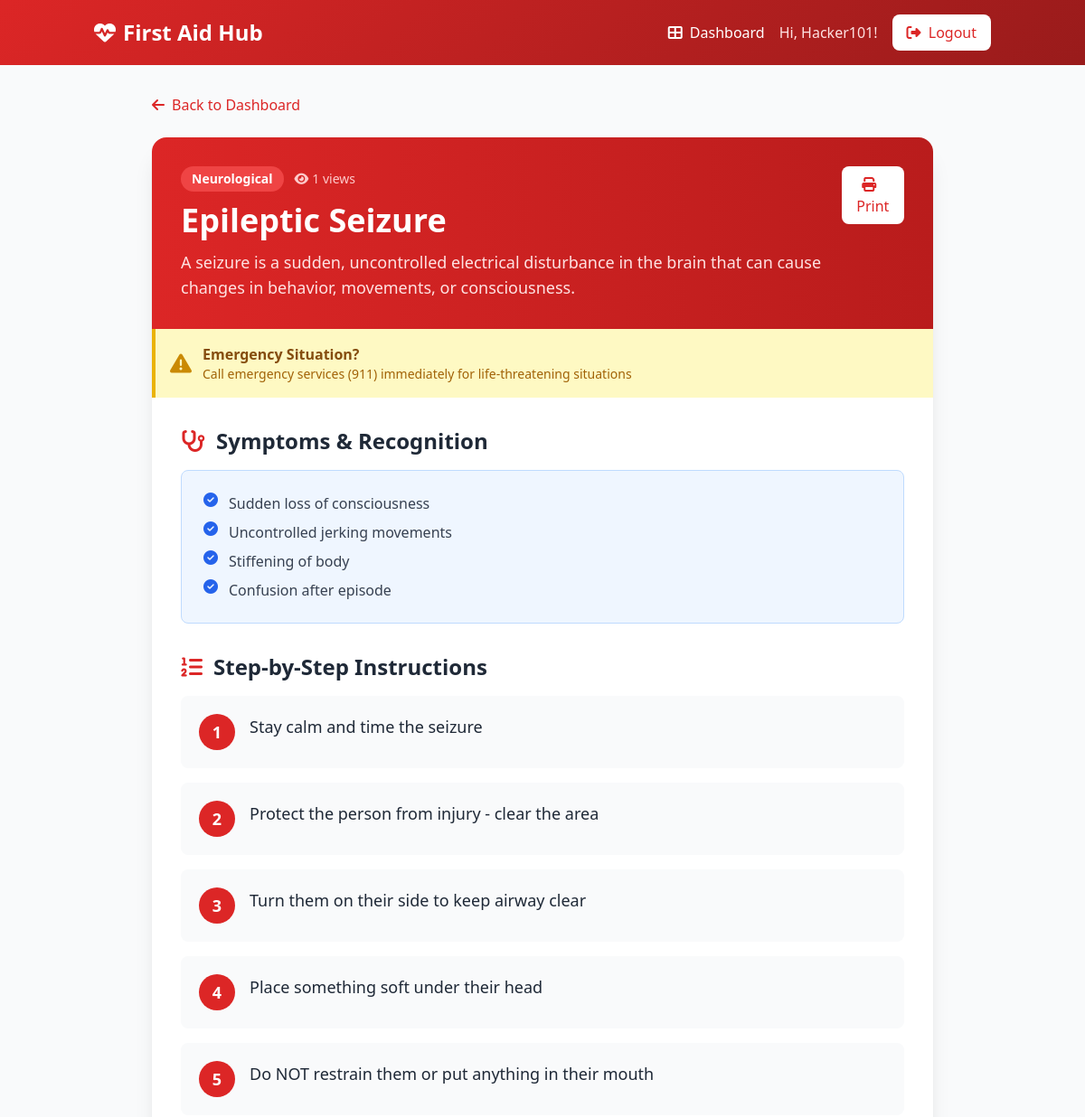
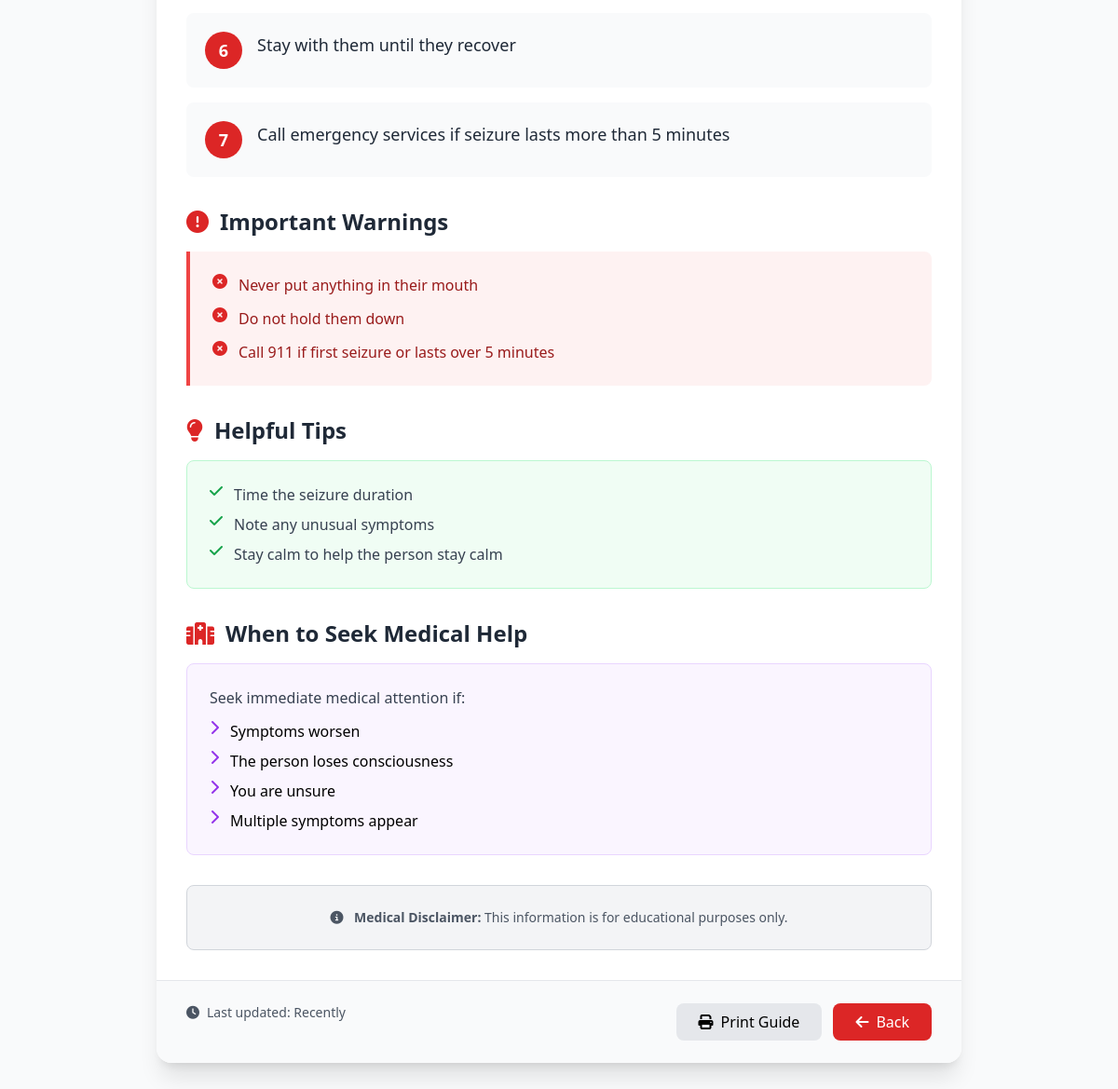
Page /guide/1 (signed in) on the committed database (2 pictures, top to bottom).
### app.py (models this page shows)
class EmergencyGuide(db.Model):
    id = db.Column(db.Integer, primary_key=True)
    title = db.Column(db.String(200), nullable=False)
    category = db.Column(db.String(100), nullable=False)
    description = db.Column(db.Text, nullable=False)
    steps = db.Column(JSONEncodedList, nullable=False)
    symptoms = db.Column(JSONEncodedList)
    warnings = db.Column(JSONEncodedList)
    tips = db.Column(JSONEncodedList)
    created_at = db.Column(db.DateTime, default=datetime.utcnow)
    views = db.Column(db.Integer, default=0)

### app.py (the view)
@app.route("/guide/<int:guide_id>")
@login_required
def view_guide(guide_id):
    guide = EmergencyGuide.query.get_or_404(guide_id)
    guide.views = (guide.views or 0) + 1
    db.session.commit()
    steps = safe_load_list(guide.steps)
    symptoms = safe_load_list(guide.symptoms)
    warnings = safe_load_list(guide.warnings)
    tips = safe_load_list(guide.tips)
    log_activity(session["user_id"], "view_guide", f"Viewed: {guide.title}")
    return render_template(
        "guide.html",
        guide=guide,
        steps=steps,
        symptoms=symptoms,
        warnings=warnings,
        tips=tips,
    )

### app.py (called while the page is built, shortened)
def safe_load_list(json_text):
    if not json_text:
        return []
    if isinstance(json_text, list):
        return json_text

def log_activity(user_id, action, details=None):
    try:
        activity = Activity(user_id=user_id, action=action, details=details)
        db.session.add(activity)
        db.session.commit()
    except Exception:
        db.session.rollback()

def login_required(f):
    @wraps(f)
    def decorated(*args, **kwargs):
        if "user_id" not in session:
            flash("Please login.", "warning")
            return redirect(url_for("login"))
        return f(*args, **kwargs)
    return decorated

    def process_result_value(self, value, dialect):
        if not value:
            return []
        try:
            parsed = json.loads(value)
            if isinstance(parsed, list):
                return parsed
            return [parsed]
        except Exception:
            return [value]

### templates/guide.html (shortened to what this page needs)
{% extends "base.html" %}
{% block content %}
<div class="min-h-screen bg-gray-50 py-8">
    <div class="container mx-auto px-4 max-w-4xl">
        <div class="mb-6">
            <a href="{{ url_for('dashboard') }}" class="text-red-600 hover:text-red-800 transition inline-flex items-center">
                <i class="fas fa-arrow-left mr-2"></i>Back to Dashboard
            </a>
        </div>
        <div class="bg-white rounded-2xl shadow-xl overflow-hidden animate-fade-in">
            <div class="bg-gradient-to-r from-red-600 to-red-700 text-white p-8">
                <div class="flex items-start justify-between">
                    <div>
                        <div class="flex items-center mb-3">
                            <span class="bg-red-500 px-3 py-1 rounded-full text-sm font-semibold mr-3">
                                {{ guide.category }}
                            </span>
                            <span class="text-red-200 text-sm">
                                <i class="fas fa-eye mr-1"></i>{{ guide.views }} views
                            </span>
                        </div>
                        <h1 class="text-4xl font-bold mb-3">{{ guide.title }}</h1>
                        <p class="text-red-100 text-lg">{{ guide.description }}</p>
                    </div>
                    <button onclick="window.print()"
                        class="bg-white text-red-600 px-4 py-2 rounded-lg hover:bg-red-50 transition ml-4">
                        <i class="fas fa-print mr-2"></i>Print
                    </button>
                </div>
            </div>
            <div class="bg-yellow-100 border-l-4 border-yellow-500 p-4">
                <div class="flex items-center">
                    <i class="fas fa-exclamation-triangle text-yellow-600 text-2xl mr-3"></i>
                    <div>
                        <p class="font-bold text-yellow-800">Emergency Situation?</p>
                        <p class="text-yellow-700 text-sm">Call emergency services (911) immediately for life-threatening situations</p>
                    </div>
                </div>
            </div>
            <div class="p-8">
                {% if symptoms %}
                <div class="mb-8">
                    <h2 class="text-2xl font-bold text-gray-800 mb-4 flex items-center">
                        <i class="fas fa-stethoscope text-red-600 mr-3"></i>Symptoms & Recognition
                    </h2>
                    <div class="bg-blue-50 border border-blue-200 rounded-lg p-6">
                        <ul class="space-y-2">
                            {% for s in symptoms %}
                            <li class="flex items-start">
                                <i class="fas fa-check-circle text-blue-600 mr-3"></i>
                                <span class="text-gray-700">{{ s }}</span>
                            </li>
                            {% endfor %}
                        </ul>
                    </div>
                </div>
                {% endif %}
                <div class="mb-8">
                    <h2 class="text-2xl font-bold text-gray-800 mb-4 flex items-center">
                        <i class="fas fa-list-ol text-red-600 mr-3"></i>Step-by-Step Instructions
                    </h2>
                    <div class="space-y-4">
                        {% for step in steps %}
                        <div class="flex items-start bg-gray-50 rounded-lg p-5 hover:bg-gray-100 transition">
                            <div class="w-10 h-10 bg-red-600 text-white rounded-full flex items-center justify-center font-bold text-lg mr-4">
                                {{ loop.index }}
                            </div>
                            <p class="text-gray-800 text-lg">{{ step }}</p>
                        </div>
                        {% endfor %}
                    </div>
                </div>
                {% if warnings %}
                <div class="mb-8">
                    <h2 class="text-2xl font-bold text-gray-800 mb-4 flex items-center">
                        <i class="fas fa-exclamation-circle text-red-600 mr-3"></i>Important Warnings
                    </h2>
                    <div class="bg-red-50 border-l-4 border-red-500 p-6 rounded-r-lg">
                        <ul class="space-y-3">
                            {% for w in warnings %}
                            <li class="flex items-start">
                                <i class="fas fa-times-circle text-red-600 mr-3"></i>
                                <span class="text-red-800 font-medium">{{ w }}</span>
                            </li>
                            {% endfor %}
                        </ul>
                    </div>
                </div>
                {% endif %}
                {% if tips %}
                <div class="mb-8">
                    <h2 class="text-2xl font-bold text-gray-800 mb-4 flex items-center">
                        <i class="fas fa-lightbulb text-red-600 mr-3"></i>Helpful Tips
                    </h2>
                    <div class="bg-green-50 border border-green-200 rounded-lg p-6">
                        <ul class="space-y-2">
                            {% for t in tips %}
                            <li class="flex items-start">
                                <i class="fas fa-check text-green-600 mr-3"></i>
                                <span class="text-gray-700">{{ t }}</span>
                            </li>
                            {% endfor %}
                        </ul>
                    </div>
                </div>
                {% endif %}
                <div class="mb-8">
                    <h2 class="text-2xl font-bold text-gray-800 mb-4 flex items-center">
                        <i class="fas fa-hospital text-red-600 mr-3"></i>When to Seek Medical Help
                    </h2>
                    <div class="bg-purple-50 border border-purple-200 rounded-lg p-6">
                        <p class="text-gray-700 mb-3">Seek immediate medical attention if:</p>
                        <ul class="space-y-2">
                            <li class="flex items-start"><i class="fas fa-chevron-right text-purple-600 mr-3"></i>Symptoms worsen</li>
                            <li class="flex items-start"><i class="fas fa-chevron-right text-purple-600 mr-3"></i>The person loses consciousness</li>
                            <li class="flex items-start"><i class="fas fa-chevron-right text-purple-600 mr-3"></i>You are unsure</li>
                            <li class="flex items-start"><i class="fas fa-chevron-right text-purple-600 mr-3"></i>Multiple symptoms appear</li>
                        </ul>
                    </div>
                </div>
                <div class="bg-gray-100 border border-gray-300 rounded-lg p-6">
                    <p class="text-sm text-gray-600 text-center">
                        <i class="fas fa-info-circle mr-2"></i>
                        <strong>Medical Disclaimer:</strong> This information is for educational purposes only.
                    </p>
                </div>
            </div>
            <div class="bg-gray-50 px-8 py-6 border-t border-gray-200 flex flex-col sm:flex-row justify-between">
                <div class="text-gray-600 text-sm">
                    <i class="fas fa-clock mr-2"></i>Last updated: {{ guide.updated_at or "Recently" }}
                </div>
                <div class="flex gap-3 mt-4 sm:mt-0">
                    <button onclick="window.print()" class="bg-gray-200 px-6 py-2 rounded-lg hover:bg-gray-300">
                        <i class="fas fa-print mr-2"></i>Print Guide
                    </button>
                    <a href="{{ url_for('dashboard') }}" class="bg-red-600 text-white px-6 py-2 rounded-lg hover:bg-red-700">
                        <i class="fas fa-arrow-left mr-2"></i>Back
                    </a>
                </div>
            </div>
        </div>
    </div>
</div>
{% endblock %}

### rows in the picture
EmergencyGuide: category "Neurological", views "1", title "Epileptic Seizure", description "A seizure is a sudden, uncontrolled electrical disturbance in the brain that can cause changes in behavior, movements, or consciousness."

### other values in the picture
{{ session.username }} "Hacker101"
{{ s }} "Sudden loss of consciousness" "Uncontrolled jerking movements" "Stiffening of body" "Confusion after episode"
{{ step }} "Stay calm and time the seizure" "Protect the person from injury - clear the area" "Turn them on their side to keep airway clear" "Place something soft under their head" "Do NOT restrain them or put anything in their mouth" "Stay with them until they recover" "Call emergency services if seizure lasts more than 5 minutes"
{{ w }} "Never put anything in their mouth" "Do not hold them down" "Call 911 if first seizure or lasts over 5 minutes"
{{ t }} "Time the seizure duration" "Note any unusual symptoms" "Stay calm to help the person stay calm"
{{ guide.updated_at or "Recently" }} "Recently"
